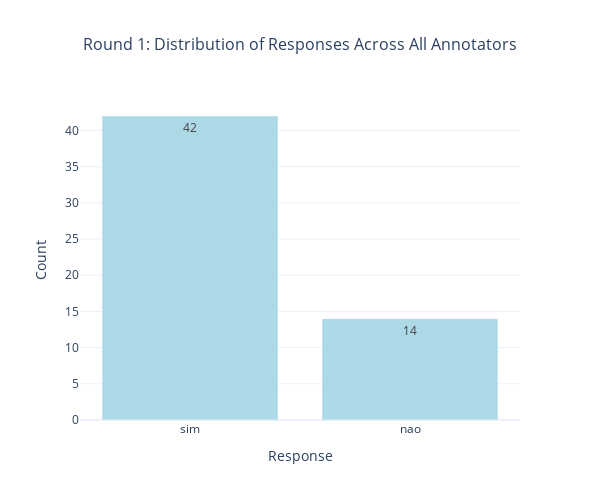

Write notebook code for a chart like this one.
### Code cell
# 4. Round 1 Response Distribution
print("4. Round 1: Response Distribution")

r1_dist = round_1.stack().value_counts()
fig4 = go.Figure(data=go.Bar(x=r1_dist.index, y=r1_dist.values, text=r1_dist.values, textposition="auto", marker_color="lightblue"))

fig4.update_layout(title={"text": "Round 1: Distribution of Responses Across All Annotators", "x": 0.5, "font": {"size": 16}}, xaxis_title="Response", yaxis_title="Count", height=500, width=600)

fig4.show()

### Figure 1 — Plotly figure (JSON) as saved in the notebook; plotly's stock layout.template omitted (floating-point values rounded to 4 significant figures)
{"data": [{"marker": {"color": "lightblue"}, "text": [42.0, 14.0], "textposition": "auto", "type": "bar", "x": ["sim", "nao"], "y": [42, 14]}], "layout": {"height": 500, "title": {"font": {"size": 16}, "text": "Round 1: Distribution of Responses Across All Annotators", "x": 0.5}, "width": 600, "xaxis": {"title": {"text": "Response"}}, "yaxis": {"title": {"text": "Count"}}}}
